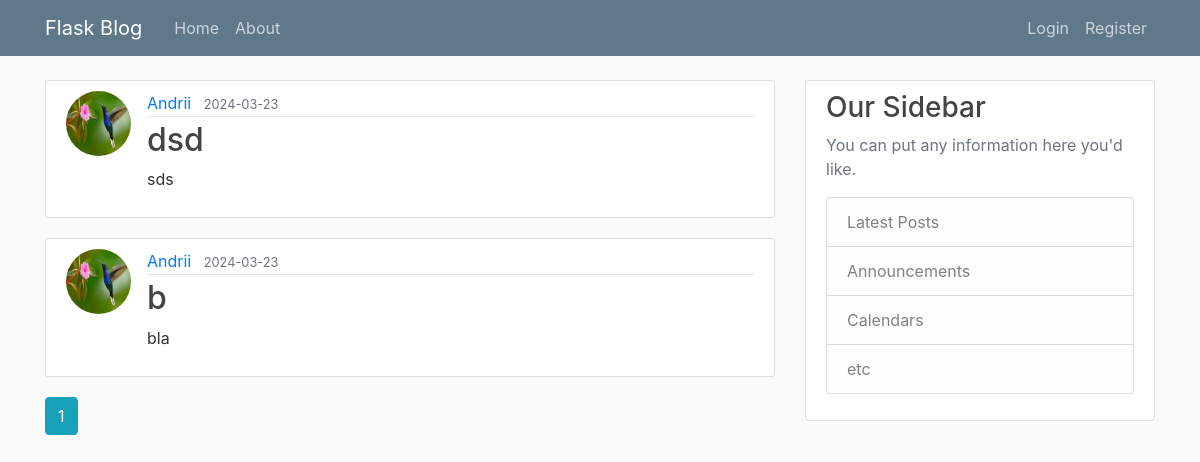
The page /home on the database its author committed.
### flaskblog/models.py (models this page shows, shortened)
class Post(db.Model):
    id = db.Column(db.Integer, primary_key=True)
    title = db.Column(db.String(100), nullable=False)
    date_posted = db.Column(db.DateTime, nullable=False, default=datetime.utcnow)
    content = db.Column(db.Text, nullable=False)
    user_id = db.Column(db.Integer, db.ForeignKey('user.id'), nullable=False)

class User(db.Model, UserMixin):
    id = db.Column(db.Integer, primary_key=True)
    username = db.Column(db.String(20), unique=True, nullable=False)
    email = db.Column(db.String(120), unique=True, nullable=False)
    image_file = db.Column(db.String(20), nullable=False, default='default.jpg')
    password = db.Column(db.String(60), nullable=False)
    posts = db.relationship('Post', backref='author', lazy=True)

### flaskblog/main/routes.py (the view)
@main.route("/")
@main.route("/home")
def home():
    page = request.args.get('page', 1, type=int)
    posts = Post.query.order_by(Post.date_posted.desc()).paginate(page=page, per_page=5)
    return render_template('home.html', posts=posts)

### flaskblog/templates/home.html
{% extends "layout.html" %}
{% block content %}
    {% for post in posts.items %}
        <article class="media content-section">
          <img class="rounded-circle article-img" src="{{ url_for('static', filename='profile_pics/' + post.author.image_file) }}">
          <div class="media-body">
            <div class="article-metadata">
              <a class="mr-2" href="{{ url_for('users.user_posts', username=post.author.username) }}">{{ post.author.username }}</a>
              <small class="text-muted">{{ post.date_posted.strftime('%Y-%m-%d') }}</small>
            </div>
            <h2><a class="article-title" href="{{ url_for('posts.post', post_id=post.id) }}">{{ post.title }}</a></h2>
            <p class="article-content">{{ post.content }}</p>
          </div>
        </article>
    {% endfor %}
    {% for page_num in posts.iter_pages(left_edge=1, right_edge=1, left_current=1, right_current=2) %}
      {% if page_num %}
        {% if posts.page == page_num %}
          <a class="btn btn-info mb-4" href="{{ url_for('main.home', page=page_num) }}">{{ page_num }}</a>
        {% else %}
          <a class="btn btn-outline-info mb-4" href="{{ url_for('main.home', page=page_num) }}">{{ page_num }}</a>
        {% endif %}
      {% else %}
        ...
      {% endif %}
    {% endfor %}
{% endblock content %}

### flaskblog/templates/layout.html (shortened to what this page needs)
<!DOCTYPE html>
<html>
<head>
    <link rel="stylesheet" href="https://maxcdn.bootstrapcdn.com/bootstrap/4.0.0/css/bootstrap.min.css">
    <link rel="stylesheet" type="text/css" href="{{ url_for('static', filename='main.css') }}">
</head>
<body>
    <header class="site-header">
      <nav class="navbar navbar-expand-md navbar-dark bg-steel fixed-top">
        <div class="container">
          <a class="navbar-brand mr-4" href="/">Flask Blog</a>
          <div class="collapse navbar-collapse" id="navbarToggle">
            <div class="navbar-nav mr-auto">
              <a class="nav-item nav-link" href="{{ url_for('main.home') }}">Home</a>
              <a class="nav-item nav-link" href="{{ url_for('main.about') }}">About</a>
            </div>
            <div class="navbar-nav">
              {% if current_user.is_authenticated %}
                <a class="nav-item nav-link" href="{{ url_for('posts.new_post') }}">New Post</a>
                <a class="nav-item nav-link" href="{{ url_for('users.account') }}">Account</a>
                <a class="nav-item nav-link" href="{{ url_for('users.logout') }}">Logout</a>
              {% else %}
                <a class="nav-item nav-link" href="{{ url_for('users.login') }}">Login</a>
                <a class="nav-item nav-link" href="{{ url_for('users.register') }}">Register</a>
              {% endif %}
            </div>
          </div>
        </div>
      </nav>
    </header>
    <main role="main" class="container">
      <div class="row">
        <div class="col-md-8">
          {% block content %}{% endblock %}
        </div>
        <div class="col-md-4">
          <div class="content-section">
            <h3>Our Sidebar</h3>
            <p class='text-muted'>You can put any information here you'd like.
              <ul class="list-group">
                <li class="list-group-item list-group-item-light">Latest Posts</li>
                <li class="list-group-item list-group-item-light">Announcements</li>
                <li class="list-group-item list-group-item-light">Calendars</li>
                <li class="list-group-item list-group-item-light">etc</li>
              </ul>
            </p>
          </div>
        </div>
      </div>
    </main>
</body>
</html>

### flaskblog/static/main.css (style rules this page uses)
body { background: #fafafa; color: #333333; margin-top: 5rem; }
h1, h2, h3, h4, h5, h6 { color: #444444; }
.bg-steel { background-color: #5f788a; }
.site-header .navbar-nav .nav-link { color: #cbd5db; }
.content-section { background: #ffffff; padding: 10px 20px; border: 1px solid #dddddd; border-radius: 3px; margin-bottom: 20px; }
.article-title { color: #444444; }
.article-content { white-space: pre-line; }
.article-img { height: 65px; width: 65px; margin-right: 16px; }
.article-metadata { padding-bottom: 1px; margin-bottom: 4px; border-bottom: 1px solid #e3e3e3 }

### rows shown on the page
Post: image_file (picture), author.username "Andrii", date_posted "2024-03-23", title "dsd", content "sds"
Post: image_file (picture), author.username "Andrii", date_posted "2024-03-23", title "b", content "bla"

### other values the page prints
{{ page_num }} "1"
